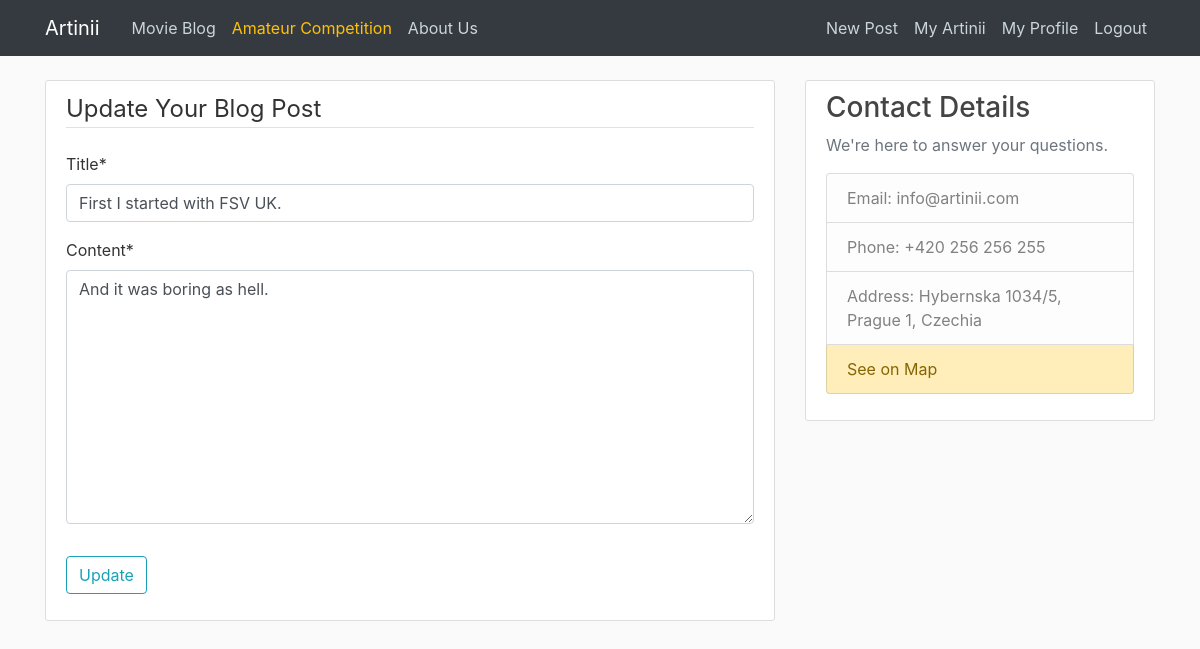
Page /post/1/update (signed in) on the committed database.
### blog/models.py (models this page shows, shortened)
class Post(models.Model):
    title = models.CharField(max_length=100)
    content = models.TextField()
    date_posted = models.DateTimeField(default=timezone.now)
    author = models.ForeignKey(User, on_delete=models.CASCADE)

### blog/views.py (the view, shortened to what this page needs)
# urls.py: path('post/<int:pk>/update', PostUpdateView.as_view(), name='post-update'),
class PostUpdateView(LoginRequiredMixin, UserPassesTestMixin, UpdateView):
    model = Post
    fields = ['title', 'content']
    template_name = 'blog/post_update.html'
    def test_func(self):
        post = self.get_object()
        if self.request.user == post.author:
            return True
        return False

### blog/templates/blog/post_update.html (shortened to what this page needs)
{% extends "blog/base.html" %}
{% load crispy_forms_tags %}
{% block content %}
  <div class="content-section">
    <form method = "POST">
      <fieldset class="form-group">
        <legend class="border-bottom mb-4">Update Your Blog Post</legend>
        {{ form|crispy  }}
      </fieldset>
      <div class="form-group">
        <button class="btn btn-outline-info" type="submit">Update</button>
      </div>
    </form>
  </div>
{% endblock content%}

### blog/static/blog/main.css (style rules this page uses)
body { background: #fafafa; color: #333333; margin-top: 5rem; }
.content-section { background: #ffffff; padding: 10px 20px; border: 1px solid #dddddd; border-radius: 3px; margin-bottom: 20px; }

### rows in the picture
Post: title "First I started with FSV UK.", content "And it was boring as hell."
